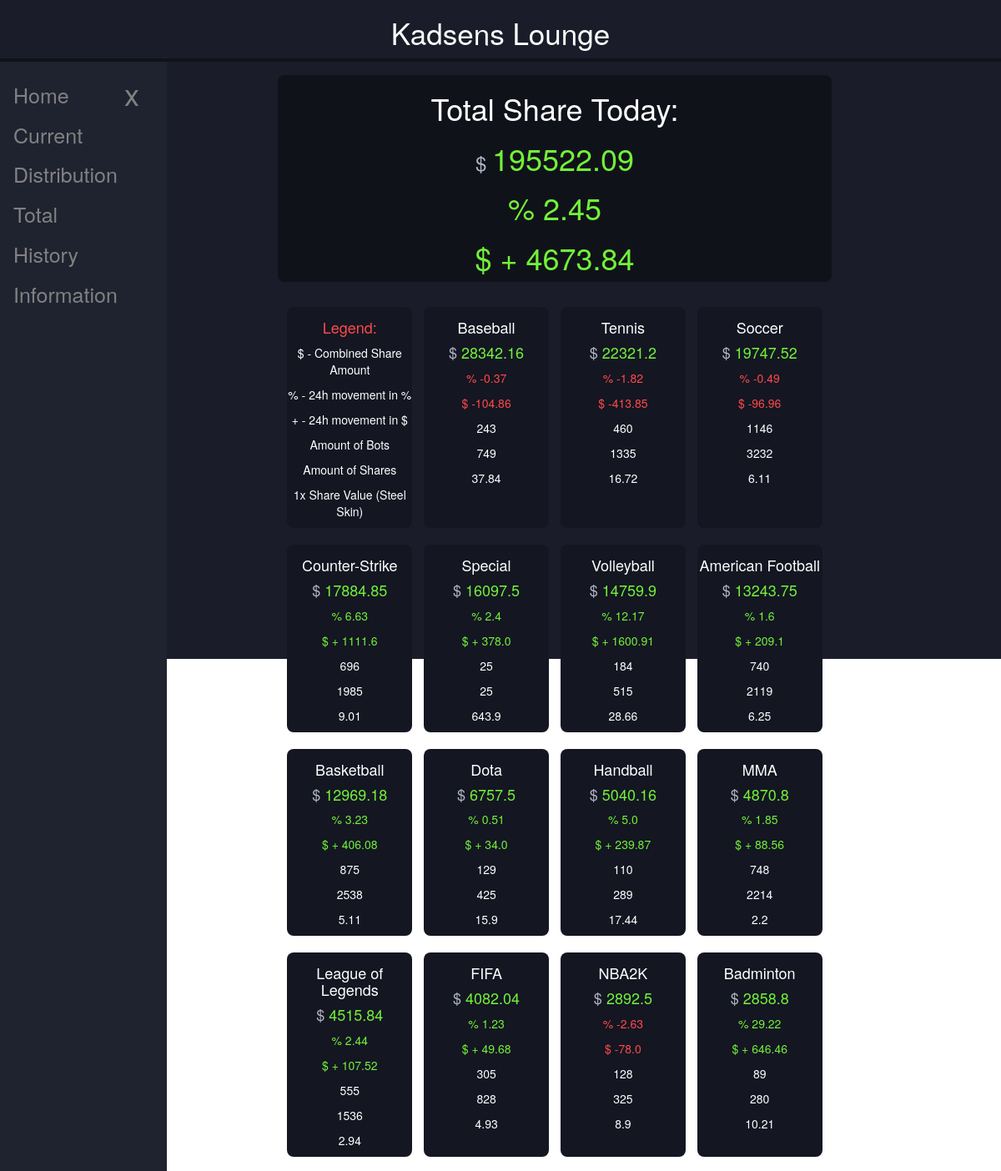
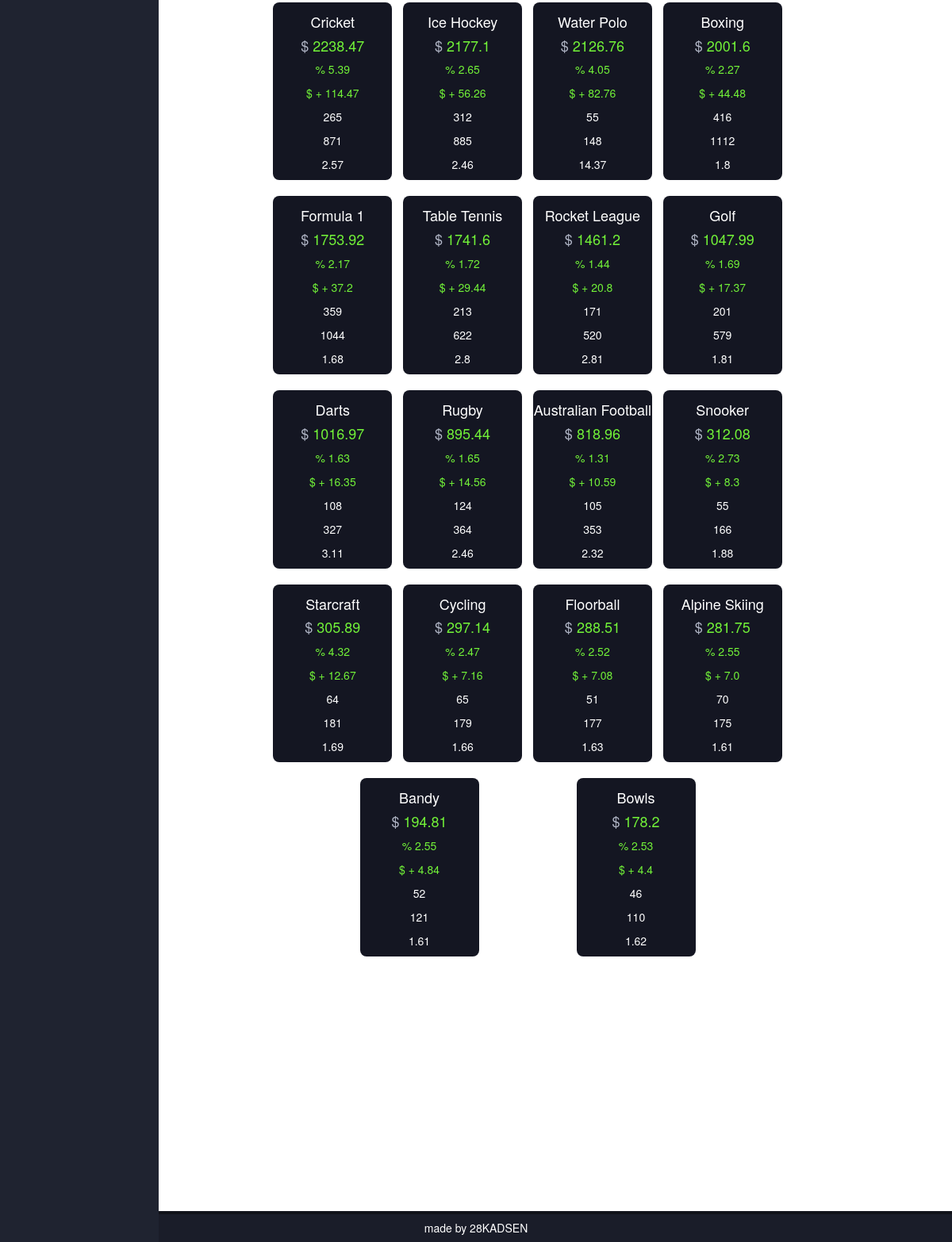
Screenshot of /share_today with the database file from the repository (2 pictures, top to bottom).
### my_project/models.py (models this page shows)
class SportsShare(db.Model):
    id = db.Column(db.Integer, primary_key=True)
    sport = db.Column(db.String)
    combined_share_value = db.Column(db.Float)
    base_share_value = db.Column(db.Float)
    share_quantity = db.Column(db.Integer)
    bots_quantity = db.Column(db.Integer)
    date = db.Column(db.Date)

### my_project/routes/sports_share.py (the view)
@app.route("/share_today")
def share_today():
    today1 = datetime.today()
    today = today1.strftime('%Y-%m-%d')
    yesterday1 = datetime.now() - timedelta(days=1)
    yesterday = yesterday1.strftime('%Y-%m-%d')
    share_data_today = SportsShare.query.filter(SportsShare.date == today).order_by(SportsShare.combined_share_value.desc()).all()
    share_data_yesterday = SportsShare.query.filter(SportsShare.date == yesterday).order_by(SportsShare.combined_share_value.desc()).all()
    change_in_dollar = {}
    change_in_percentage = {}
    base_share_value = {}
    share_quantity = {}
    bots_quantity = {}
    for today,yesterday in zip(share_data_today, share_data_yesterday):
        sport = today.sport
        change_value = today.combined_share_value -yesterday.combined_share_value
        change_percent = ((today.combined_share_value - yesterday.combined_share_value) / yesterday.combined_share_value) * 100
        change_in_percentage[sport] = round(change_percent, 2)
        change_in_dollar[sport] = round(change_value, 2)
        base_share_value[sport] = today.base_share_value
        share_quantity[sport] = today.share_quantity
        bots_quantity[sport] = today.bots_quantity
    return render_template("share_today.html", page_title="Share Today", share_data_today=share_data_today, change_in_percentage=change_in_percentage, change_in_dollar=change_in_dollar, base_share_value=base_share_value, share_quantity=share_quantity, bots_quantity=bots_quantity)

### my_project/templates/share_today.html (shortened to what this page needs)
{% extends "base.html" %}
{% block content %}
<link rel="stylesheet" href="..//static/share_today.css">
<section>
   <div class="content-container">
      <div class="sport-container">
         {% for x in share_data_today %}
            {% if x.sport == "total" %}
               <div class="total">
                  <h1>Total Share Today:</h1>
                  <h1 class="money"><span style="color:#B1B6C6; font-size: 24px; vertical-align: middle;" >$ </span>{{'%0.2f'| format(x.combined_share_value|float)}}</h1>
                  {% if change_in_percentage[x.sport] < 0 %}
                     <h1><span style="color: #FF4949;">% {{ change_in_percentage[x.sport] }}</span></h1>
                     <h1><span style="color: #FF4949;">$ {{ change_in_dollar[x.sport] }}</span></h1>
                  {% elif change_in_percentage[x.sport]  == 0 %}
                     <h1><span>% {{ change_in_percentage[x.sport] }}</span></h1>
                     <h1><span> - {{ change_in_dollar[x.sport] }}</span></h1>
                  {% else %}
                     <h1><span style="color: rgb(114, 242, 56);">% {{ change_in_percentage[x.sport] }}</span></h1>
                     <h1><span style="color: rgb(114, 242, 56);">$ + {{ change_in_dollar[x.sport] }}</span></h1>
                  {% endif %}
               </div>
            {% endif %}
         {% endfor %}
         <div class="sport">
            <h4 style="color: #FF4949;"> Legend:</h4>
            <p>$ - Combined Share Amount</p>
            <p>% - 24h movement in %</p>
            <p>+ - 24h movement in $</p>
            <p>Amount of Bots</p>
            <p>Amount of Shares</p>
            <p>1x Share Value (Steel Skin)</p>
         </div>
         {% for x in share_data_today %}
            {% if x.sport != "total" %}
            <div class="sport">
               <span>
                  <h4>{{ x.sport }}</h4>
                  <h4 class="money"><span style="color:#B1B6C6;">$ </span> {{ x.combined_share_value }}</h4>
                  {% if change_in_percentage[x.sport] < 0 %}
                     <p><span style="color: #FF4949;">% {{ change_in_percentage[x.sport] }}</span></p>
                     <p><span style="color: #FF4949;">$ {{ change_in_dollar[x.sport] }}</span></p>
                  {% elif change_in_percentage[x.sport] == 0 %}
                     <p><span>% {{ change_in_percentage[x.sport] }}</span></p>
                     <p><span> - {{ change_in_dollar[x.sport] }}</span></p>
                  {% else %}
                     <p><span style="color: rgb(114, 242, 56);">% {{ change_in_percentage[x.sport] }}</span></p>
                     <p><span style="color: rgb(114, 242, 56);">$ + {{ change_in_dollar[x.sport] }}</span></p>
                  {% endif %}
                  <p>{{ bots_quantity[x.sport] }}</p>
                  <p>{{ share_quantity[x.sport] }}</p>
                  <p>{{ base_share_value[x.sport] }}</p>
               </span>
            </div>
            {% endif %}
         {% endfor %}
      </div>
   </div>
</section>
{% endblock %}

### my_project/templates/base.html (shortened to what this page needs)
<!DOCTYPE html>
<html lang="en">
<head>
    <link rel="stylesheet" href="../static/base.css">
</head>
<body>
  <header>
    <div class="top-bar">
      <h1>Kadsens Lounge</h1>
    </div>
    <button class="openbtn" id="openbtn" onclick="openNav()">☰</button>
    <div class="sidenav" id="sidenav">
      <a href="javascript:void(0)" class="closebtn" onclick="closeNav()">x</a>
      <a href="{{ url_for('landing_page') }}">Home</a>
      <a href="{{ url_for('share_today') }}">Current</a>
      <a href="{{ url_for('share_distribution') }}">Distribution</a>
      <a href="{{ url_for('share_total') }}">Total</a>
      <a href="{{ url_for('share_history') }}">History</a>
      <a href="#">Information</a>
    </div>
  </header>
  <main>
        {% block content%}
        {% endblock %}
  </main>
</body>
<div class="footer">
  <h5>made by 28KADSEN</h5>
</div>
<link rel="stylesheet" href="https://cdn.jsdelivr.net/npm/bootstrap@3.4.1/dist/css/bootstrap.min.css">
</html>

### my_project/static/base.css (style rules this page uses)
body, html { min-height: 100%; margin: 0; padding: 0; background-color: #1A1D29; margin-bottom: 100px; }
main { min-height: 100%; width: 100%; padding-top: 70px; padding-right: 10%; background-color: rgb(26, 29, 41); }
.top-bar { color: rgb(255,255,255); text-align: center; width: 100%; height: 70px; position: fixed; top: 0; left: 0; background-color: rgb(26, 29, 41); -webkit-box-shadow: 0px 4px 0px 0px #11131A; box-shadow: 0px 4px 0px 0px #11131A; z-index: 5; }
.top-bar h1 { font-size: 2.5em; }
.sidenav { height: 100%; width: 250px; max-width: 200px; position: fixed; z-index: 1; top: 0; left: 0; background-color: #1F2330; overflow-x: hidden; padding-top: 20px; margin-top: 70px; transition: 0.5s; }
.sidenav a { padding: 6px 8px 6px 16px; text-decoration: none; font-size: 25px; color: #818181; display: block; transition: 0.3s; }
.sidenav .closebtn { position: absolute; top: 10px; right: 25px; font-size: 36px; }
.openbtn { position: fixed; left: 0px; top: 80px; font-size: 20px; cursor: pointer; background-color: #1F2330; color: white; padding: 10px 15px; border: none; }
@media screen and (min-width: 800px) { main { padding-left: 250px; } }
@media screen and (min-width: 800px) { .sidenav { width: 250px; } }
.footer { position: fixed; left: 0; bottom: 0; width: 100%; background-color: rgb(26, 29, 41); box-shadow: 0px -4px 0px 0px #11131a; color: white; text-align: center; }

### my_project/static/share_today.css (style rules this page uses)
.content-container { margin: 20px auto 50px auto; width: 80%; height: 700px; }
.total { width: 100%; background-color: #10121A; color: white; margin: auto; border-radius: 8px; text-align: center; margin-bottom: 20px; }
.sport-container { padding-bottom: 50px; width: 100%; display: flex; flex-wrap: wrap; justify-content: space-evenly; }
.sport { margin: 10px 2.5px 10px 2.5px; padding: 5px 0 0 0; background-color: #141622; color: rgb(255,255,255); width: 20%; min-width: 150px; border-radius: 8px; text-align: center; }
.money { color: rgb(114, 242, 56);; }

### rows the page displays
SportsShare: combined_share_value "195522.09", sport "2.45", sport "4673.84"
SportsShare: sport "Baseball", combined_share_value "28342.16", sport "-0.37", sport "-104.86", sport "243", sport+share_quantity "749", sport+base_share_value "37.84"
SportsShare: sport "Tennis", combined_share_value "22321.2", sport "-1.82", sport "-413.85", sport+bots_quantity "460", sport+share_quantity "1335", sport+base_share_value "16.72"
SportsShare: sport "Soccer", combined_share_value "19747.52", sport "-0.49", sport "-96.96", sport+bots_quantity "1146", sport+share_quantity "3232", sport+base_share_value "6.11"
SportsShare: sport "Counter-Strike", combined_share_value "17884.85", sport "6.63", sport "1111.6", sport+bots_quantity "696", sport+share_quantity "1985", sport+base_share_value "9.01"
SportsShare: sport "Special", combined_share_value "16097.5", sport "2.4", sport "378.0", sport "25", sport+base_share_value "643.9"
SportsShare: sport "Volleyball", combined_share_value "14759.9", sport "12.17", sport "1600.91", sport "184", sport+share_quantity "515", sport+base_share_value "28.66"
SportsShare: sport "American Football", combined_share_value "13243.75", sport "1.6", sport "209.1", sport+bots_quantity "740", sport+share_quantity "2119", sport+base_share_value "6.25"
SportsShare: sport "Basketball", combined_share_value "12969.18", sport "3.23", sport "406.08", sport+bots_quantity "875", sport+share_quantity "2538", sport+base_share_value "5.11"
SportsShare: sport "Dota", combined_share_value "6757.5", sport "0.51", sport "34.0", sport "129", sport+share_quantity "425", sport+base_share_value "15.9"
SportsShare: sport "Handball", combined_share_value "5040.16", sport "5.0", sport "239.87", sport "110", sport+share_quantity "289", sport+base_share_value "17.44"
SportsShare: sport "MMA", combined_share_value "4870.8", sport "1.85", sport "88.56", sport+bots_quantity "748", sport+share_quantity "2214", sport+base_share_value "2.2"
SportsShare: sport "League of Legends", combined_share_value "4515.84", sport "2.44", sport "107.52", sport+bots_quantity "555", sport+share_quantity "1536", sport+base_share_value "2.94"
SportsShare: sport "FIFA", combined_share_value "4082.04", sport "1.23", sport "49.68", sport+bots_quantity "305", sport+share_quantity "828", sport+base_share_value "4.93"
SportsShare: sport "NBA2K", combined_share_value "2892.5", sport "-2.63", sport "-78.0", sport "128", sport+share_quantity "325", sport+base_share_value "8.9"
SportsShare: sport "Badminton", combined_share_value "2858.8", sport "29.22", sport "646.46", sport "89", sport+share_quantity "280", sport+base_share_value "10.21"
SportsShare: sport "Cricket", combined_share_value "2238.47", sport "5.39", sport "114.47", sport+bots_quantity "265", sport+share_quantity "871", sport+base_share_value "2.57"
SportsShare: sport "Ice Hockey", combined_share_value "2177.1", sport "2.65", sport "56.26", sport+bots_quantity "312", sport+share_quantity "885", sport+base_share_value "2.46"
SportsShare: sport "Water Polo", combined_share_value "2126.76", sport "4.05", sport "82.76", sport "55", sport "148", sport+base_share_value "14.37"
SportsShare: sport "Boxing", combined_share_value "2001.6", sport "2.27", sport "44.48", sport+bots_quantity "416", sport+share_quantity "1112", sport+base_share_value "1.8"
SportsShare: sport "Formula 1", combined_share_value "1753.92", sport "2.17", sport "37.2", sport+bots_quantity "359", sport+share_quantity "1044", sport+base_share_value "1.68"
SportsShare: sport "Table Tennis", combined_share_value "1741.6", sport "1.72", sport "29.44", sport "213", sport+share_quantity "622", sport+base_share_value "2.8"
SportsShare: sport "Rocket League", combined_share_value "1461.2", sport "1.44", sport "20.8", sport "171", sport+share_quantity "520", sport+base_share_value "2.81"
SportsShare: sport "Golf", combined_share_value "1047.99", sport "1.69", sport "17.37", sport "201", sport+share_quantity "579", sport+base_share_value "1.81"
SportsShare: sport "Darts", combined_share_value "1016.97", sport "1.63", sport "16.35", sport "108", sport+share_quantity "327", sport+base_share_value "3.11"
SportsShare: sport "Rugby", combined_share_value "895.44", sport "1.65", sport "14.56", sport "124", sport+share_quantity "364", sport+base_share_value "2.46"
SportsShare: sport "Australian Football", combined_share_value "818.96", sport "1.31", sport "10.59", sport "105", sport+share_quantity "353", sport+base_share_value "2.32"
SportsShare: sport "Snooker", combined_share_value "312.08", sport "2.73", sport "8.3", sport "55", sport "166", sport+base_share_value "1.88"
SportsShare: sport "Starcraft", combined_share_value "305.89", sport "4.32", sport "12.67", sport "64", sport "181", sport+base_share_value "1.69"
SportsShare: sport "Cycling", combined_share_value "297.14", sport "2.47", sport "7.16", sport "65", sport "179", sport+base_share_value "1.66"
SportsShare: sport "Floorball", combined_share_value "288.51", sport "2.52", sport "7.08", sport "51", sport "177", sport+base_share_value "1.63"
SportsShare: sport "Alpine Skiing", combined_share_value "281.75", sport "2.55", sport "7.0", sport "70", sport "175", sport+base_share_value "1.61"
SportsShare: sport "Bandy", combined_share_value "194.81", sport "2.55", sport "4.84", sport "52", sport "121", sport+base_share_value "1.61"
SportsShare: sport "Bowls", combined_share_value "178.2", sport "2.53", sport "4.4", sport "46", sport "110", sport+base_share_value "1.62"
